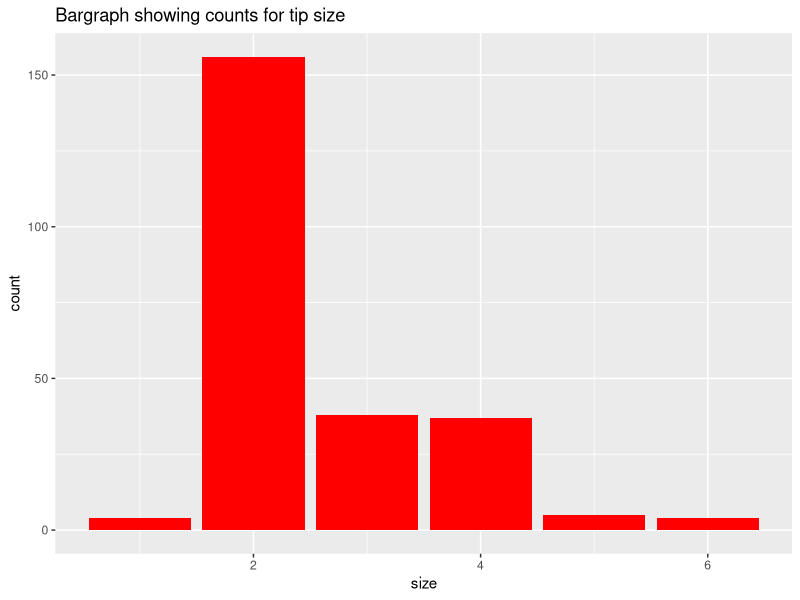
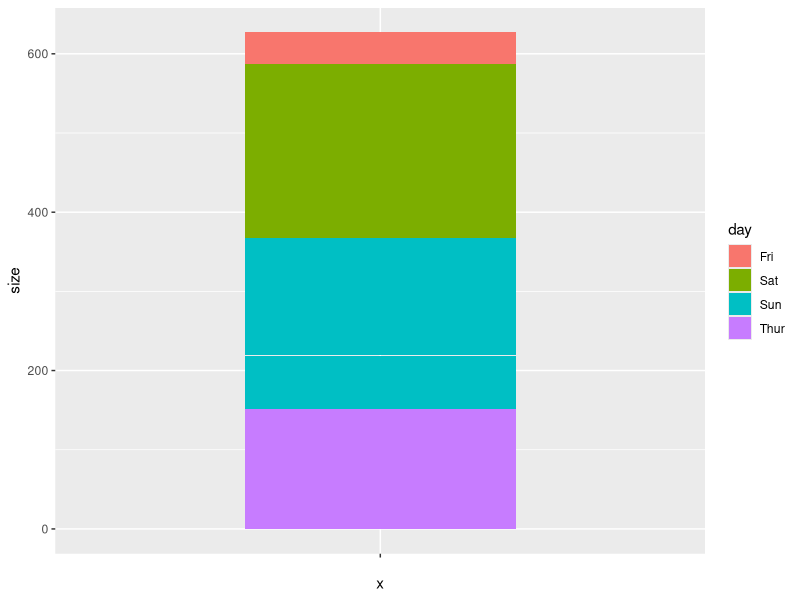
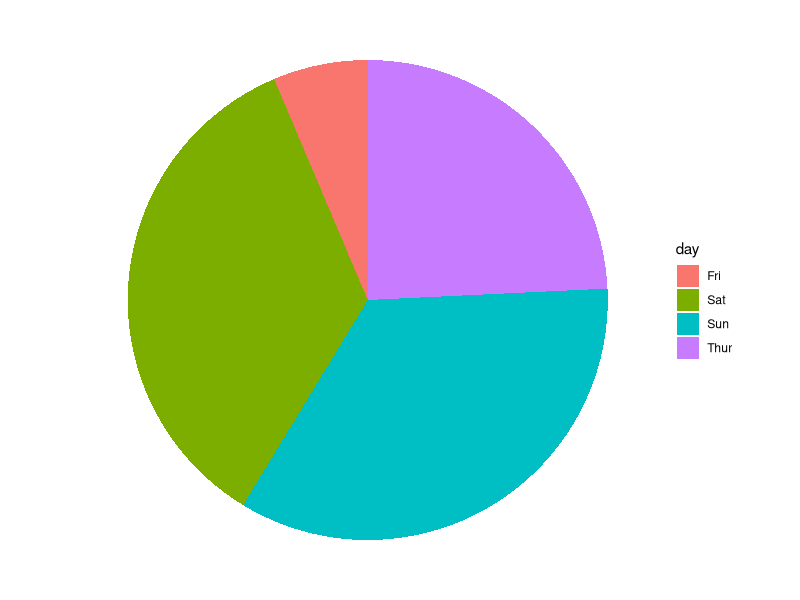
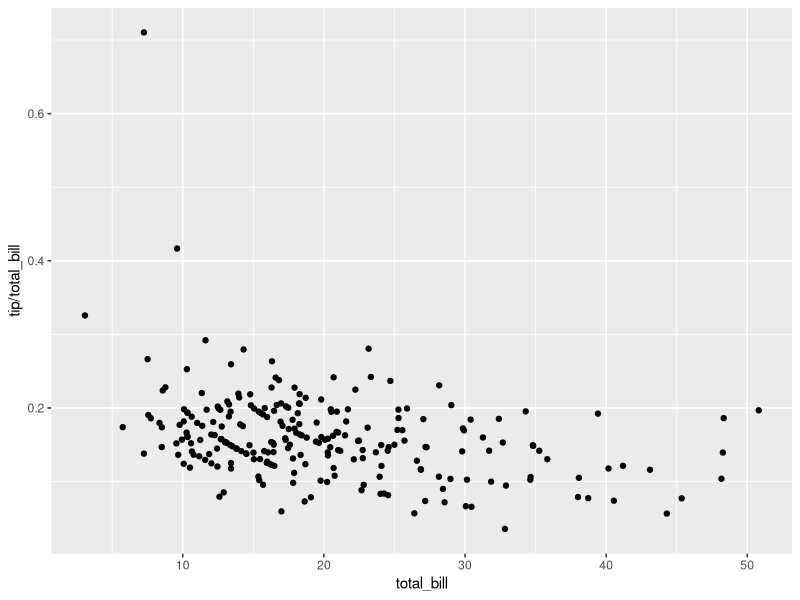
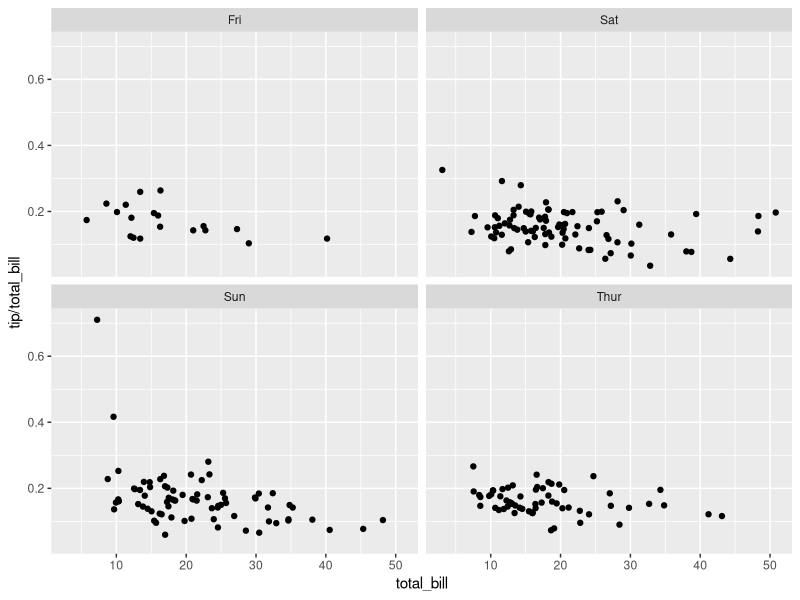
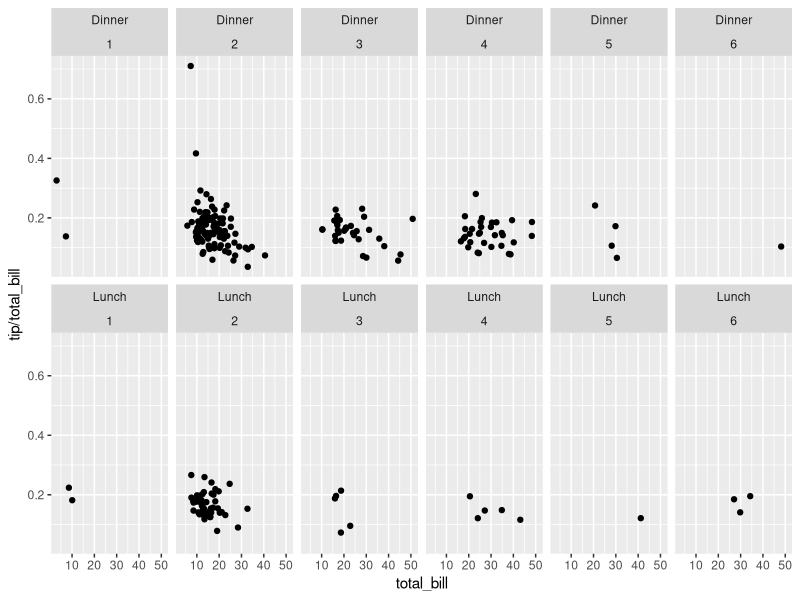
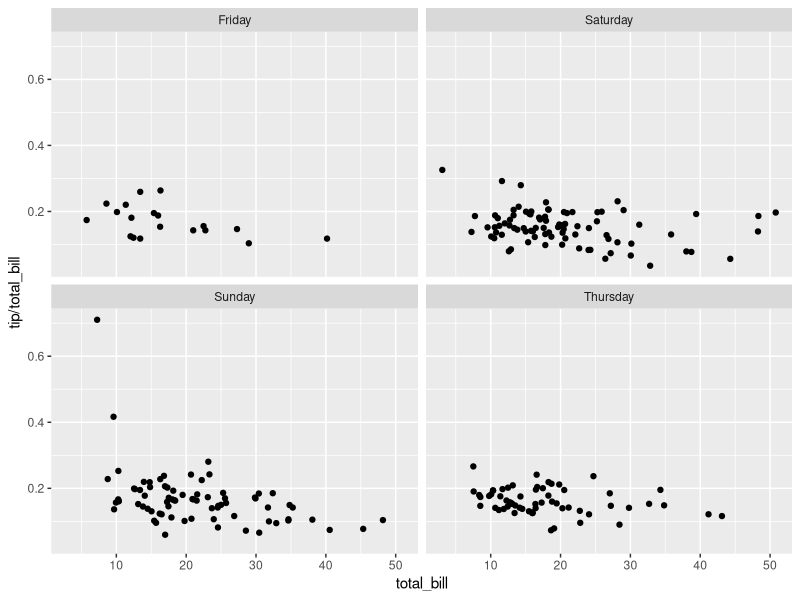

Reproduce these figures in R, in order.
## ---- chunk 1
install.packages("reshape2")
library(reshape2)
library(ggplot2)
View(tips)
?tips
## ---- chunk 2
ggplot(data = tips) +
  geom_bar(mapping = aes(x=size, fill=size, color=size), fill="red") + 
  labs(x="size",
       y="count",
       color="Legend",
       title="Bargraph showing counts for tip size")
## ---- chunk 3
ggplot(data = tips) +
  geom_bar(mapping = aes(x="", y=size, fill=day), position="stack", stat="identity", width = .5) 
## ---- chunk 4
ggplot(tips, aes(x="", y=size, fill=day)) +
  geom_bar(stat="identity", width=1) +
  coord_polar("y", start=0) +
  theme_void()
  
  
  #geom_bar(stat="identity", width=1, color="white") +
  #coord_polar("y", start=0)
## ---- chunk 5
ggplot(data = tips) +
  geom_point(mapping = aes(x=total_bill, y=tip/total_bill)) 
## ---- chunk 6
ggplot(data = tips) +
  geom_point(mapping = aes(x=total_bill, y=tip/total_bill))+
  facet_wrap(~day, nrow=2)
## ---- chunk 7
ggplot(data = tips) +
  geom_point(mapping = aes(x=total_bill, y=tip/total_bill))+
  facet_wrap(time~size, nrow=2)
## ---- chunk 8
new_day_names <- as_labeller(
  c("Fri"="Friday", "Sat"="Saturday", "Sun"="Sunday", "Thur"="Thursday")
)

ggplot(data = tips) +
  geom_point(mapping = aes(x=total_bill, y=tip/total_bill))+
  facet_wrap(~day, labeller=new_day_names)
